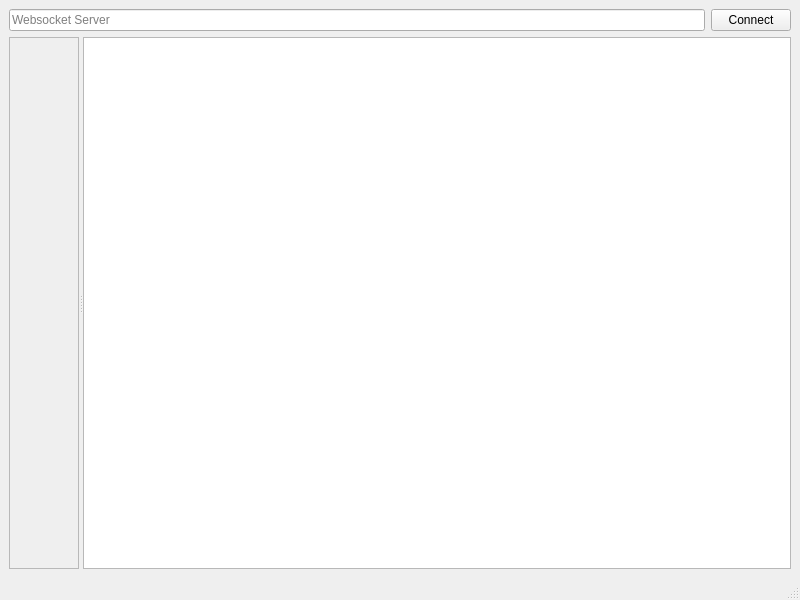
<?xml version="1.0" encoding="UTF-8"?>
<ui version="4.0">
    <class>window</class>
    <widget class="QMainWindow" name="window">
        <property name="geometry">
            <rect>
                <x>0</x>
                <y>0</y>
                <width>800</width>
                <height>600</height>
            </rect>
        </property>
        <property name="windowTitle">
            <string>Process Monitor</string>
        </property>
        <widget class="QWidget" name="centralwidget">
            <layout class="QVBoxLayout" name="verticalLayout_2">
                <item>
                    <layout class="QHBoxLayout" name="horizontalLayout">
                        <item>
                            <widget class="QLineEdit" name="txt_server_url">
                                <property name="placeholderText">
                                    <string>Websocket Server</string>
                                </property>
                            </widget>
                        </item>
                        <item>
                            <widget class="QPushButton" name="btn_connect">
                                <property name="text">
                                    <string>Connect</string>
                                </property>
                            </widget>
                        </item>
                    </layout>
                </item>
                <item>
                    <widget class="QSplitter" name="splitter">
                        <property name="sizePolicy">
                            <sizepolicy hsizetype="Expanding" vsizetype="Expanding">
                                <horstretch>0</horstretch>
                                <verstretch>0</verstretch>
                            </sizepolicy>
                        </property>
                        <property name="orientation">
                            <enum>Qt::Horizontal</enum>
                        </property>
                        <widget class="ProcessListWidget" name="process_list">
                            <property name="widgetResizable">
                                <bool>true</bool>
                            </property>
                            <widget class="QWidget" name="scrollAreaWidgetContents">
                                <property name="geometry">
                                    <rect>
                                        <x>0</x>
                                        <y>0</y>
                                        <width>68</width>
                                        <height>519</height>
                                    </rect>
                                </property>
                                <layout class="QVBoxLayout" name="verticalLayout_3"/>
                            </widget>
                        </widget>
                        <widget class="QTextEdit" name="textEdit"/>
                    </widget>
                </item>
            </layout>
        </widget>
        <widget class="QStatusBar" name="status"/>
    </widget>
    <customwidgets>
        <customwidget>
            <class>ProcessListWidget</class>
            <extends>QScrollArea</extends>
            <header location="global">processlistwidget.h</header>
            <container>1</container>
        </customwidget>
    </customwidgets>
    <resources/>
    <connections/>
</ui>
